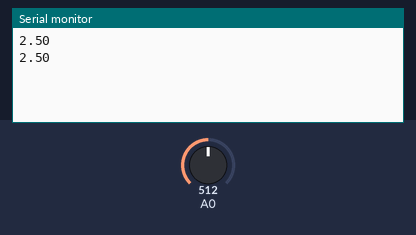
The sketch below on a simulated Arduino Uno, built with avr-gcc and run on an emulated ATmega328P. Shown: the last lines printed to the serial monitor. The inputs (shaded band) are chosen by the test bench; at power-on: A0 = 512.

Above: at 2.8 s.
2.9 s: A0 set to 716
At 3.7 s:
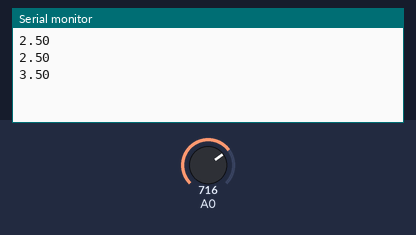
4.4 s: A0 set to 900
At 5.8 s:
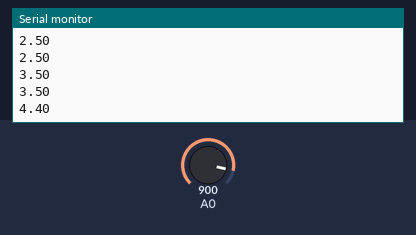
Timing chart, 0 to 7.4 s (numbered marks = the images above; inputs shaded):
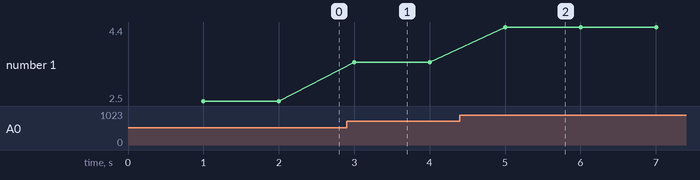

The sketch:

light_test.ino
```cpp
void setup() {
  // put your setup code here, to run once:
  Serial.begin(115200);
}

void loop() {
  delay(1000);
  // put your main code here, to run repeatedly:
  // read the input on analog pin 0:
  int sensorValue = analogRead(A0);
  // Convert the analog reading (which goes from 0 - 1023) to a voltage (0 - 5V):
  float voltage = sensorValue * (5.0 / 1023.0);
  // print out the value you read:
  Serial.println(voltage);
}
```

Measured:
- after the input at 2.9 s, the serial monitor: prints a new line after 0.10 s (image 1)
- after the input at 4.4 s, the serial monitor: prints a new line after 0.60 s (image 2)
- plotted number 1: 2.5 → 3.5 after the input at 2.9 s, 3.5 → 4.4 after the input at 4.4 s
